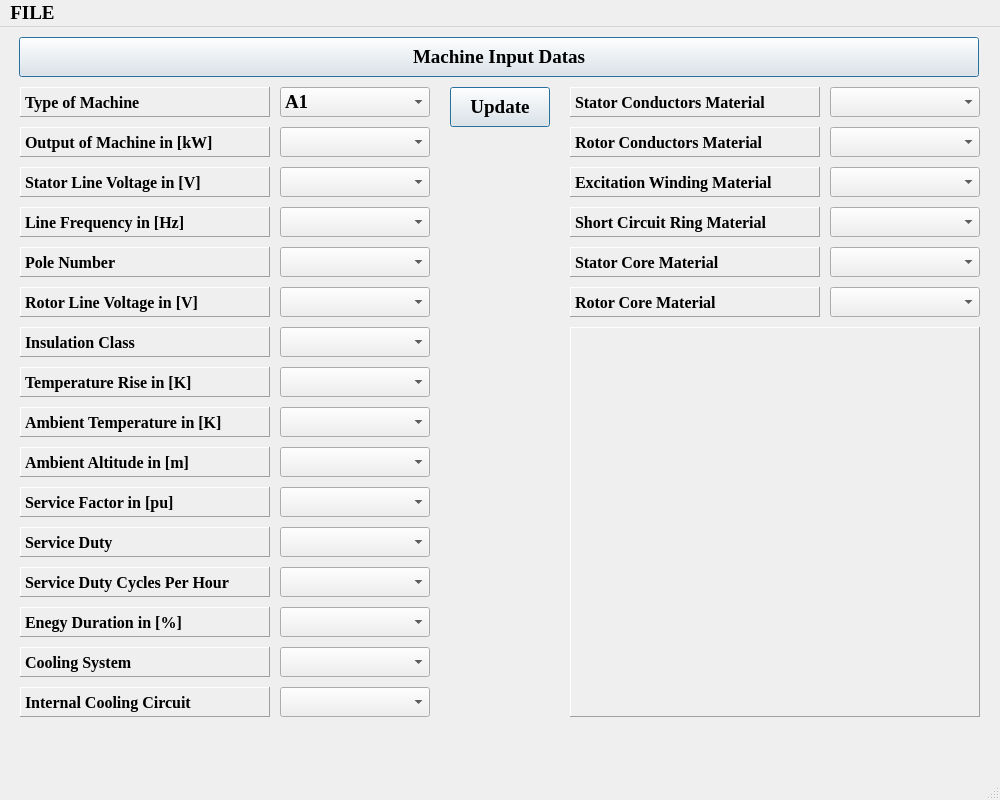
<?xml version="1.0" encoding="UTF-8"?>
<ui version="4.0">
 <author>moratelli</author>
 <class>Screen01</class>
 <widget class="QMainWindow" name="Screen01">
  <property name="enabled">
   <bool>true</bool>
  </property>
  <property name="geometry">
   <rect>
    <x>0</x>
    <y>0</y>
    <width>1000</width>
    <height>800</height>
   </rect>
  </property>
  <property name="font">
   <font>
    <family>Times New Roman</family>
    <pointsize>14</pointsize>
    <weight>75</weight>
    <bold>true</bold>
   </font>
  </property>
  <property name="windowTitle">
   <string>MainWindow</string>
  </property>
  <widget class="QWidget" name="centralwidget">
   <widget class="QPushButton" name="bt_MachineInputDatas">
    <property name="enabled">
     <bool>true</bool>
    </property>
    <property name="geometry">
     <rect>
      <x>19</x>
      <y>10</y>
      <width>960</width>
      <height>40</height>
     </rect>
    </property>
    <property name="font">
     <font>
      <family>Times New Roman</family>
      <pointsize>14</pointsize>
      <weight>75</weight>
      <bold>true</bold>
     </font>
    </property>
    <property name="text">
     <string>Machine Input Datas</string>
    </property>
    <property name="default">
     <bool>true</bool>
    </property>
   </widget>
   <widget class="QLabel" name="label01">
    <property name="geometry">
     <rect>
      <x>20</x>
      <y>60</y>
      <width>250</width>
      <height>30</height>
     </rect>
    </property>
    <property name="font">
     <font>
      <family>Times New Roman</family>
      <pointsize>12</pointsize>
      <weight>75</weight>
      <bold>true</bold>
     </font>
    </property>
    <property name="frameShape">
     <enum>QFrame::Panel</enum>
    </property>
    <property name="frameShadow">
     <enum>QFrame::Raised</enum>
    </property>
    <property name="text">
     <string>Type of Machine</string>
    </property>
   </widget>
   <widget class="QLabel" name="label02">
    <property name="geometry">
     <rect>
      <x>20</x>
      <y>100</y>
      <width>250</width>
      <height>30</height>
     </rect>
    </property>
    <property name="font">
     <font>
      <family>Times New Roman</family>
      <pointsize>12</pointsize>
      <weight>75</weight>
      <bold>true</bold>
     </font>
    </property>
    <property name="frameShape">
     <enum>QFrame::Panel</enum>
    </property>
    <property name="frameShadow">
     <enum>QFrame::Raised</enum>
    </property>
    <property name="text">
     <string>Output of Machine in [kW]</string>
    </property>
   </widget>
   <widget class="QComboBox" name="cbTypeMachine">
    <property name="geometry">
     <rect>
      <x>280</x>
      <y>60</y>
      <width>150</width>
      <height>30</height>
     </rect>
    </property>
    <item>
     <property name="text">
      <string>A1</string>
     </property>
    </item>
    <item>
     <property name="text">
      <string>A2</string>
     </property>
    </item>
    <item>
     <property name="text">
      <string>A3</string>
     </property>
    </item>
   </widget>
   <widget class="QComboBox" name="comboBox02">
    <property name="geometry">
     <rect>
      <x>280</x>
      <y>100</y>
      <width>150</width>
      <height>30</height>
     </rect>
    </property>
   </widget>
   <widget class="QComboBox" name="cbFrequency">
    <property name="geometry">
     <rect>
      <x>280</x>
      <y>180</y>
      <width>150</width>
      <height>30</height>
     </rect>
    </property>
   </widget>
   <widget class="QComboBox" name="comboBox03">
    <property name="geometry">
     <rect>
      <x>280</x>
      <y>140</y>
      <width>150</width>
      <height>30</height>
     </rect>
    </property>
   </widget>
   <widget class="QLabel" name="label04">
    <property name="geometry">
     <rect>
      <x>20</x>
      <y>180</y>
      <width>250</width>
      <height>30</height>
     </rect>
    </property>
    <property name="font">
     <font>
      <family>Times New Roman</family>
      <pointsize>12</pointsize>
      <weight>75</weight>
      <bold>true</bold>
     </font>
    </property>
    <property name="frameShape">
     <enum>QFrame::Panel</enum>
    </property>
    <property name="frameShadow">
     <enum>QFrame::Raised</enum>
    </property>
    <property name="text">
     <string>Line Frequency in [Hz]</string>
    </property>
   </widget>
   <widget class="QLabel" name="label003">
    <property name="geometry">
     <rect>
      <x>20</x>
      <y>140</y>
      <width>250</width>
      <height>30</height>
     </rect>
    </property>
    <property name="font">
     <font>
      <family>Times New Roman</family>
      <pointsize>12</pointsize>
      <weight>75</weight>
      <bold>true</bold>
     </font>
    </property>
    <property name="frameShape">
     <enum>QFrame::Panel</enum>
    </property>
    <property name="frameShadow">
     <enum>QFrame::Raised</enum>
    </property>
    <property name="text">
     <string>Stator Line Voltage in [V]</string>
    </property>
   </widget>
   <widget class="QComboBox" name="comboBox06">
    <property name="geometry">
     <rect>
      <x>280</x>
      <y>260</y>
      <width>150</width>
      <height>30</height>
     </rect>
    </property>
   </widget>
   <widget class="QComboBox" name="comboBox08">
    <property name="geometry">
     <rect>
      <x>280</x>
      <y>340</y>
      <width>150</width>
      <height>30</height>
     </rect>
    </property>
   </widget>
   <widget class="QLabel" name="label08">
    <property name="geometry">
     <rect>
      <x>20</x>
      <y>340</y>
      <width>250</width>
      <height>30</height>
     </rect>
    </property>
    <property name="font">
     <font>
      <family>Times New Roman</family>
      <pointsize>12</pointsize>
      <weight>75</weight>
      <bold>true</bold>
     </font>
    </property>
    <property name="frameShape">
     <enum>QFrame::Panel</enum>
    </property>
    <property name="frameShadow">
     <enum>QFrame::Raised</enum>
    </property>
    <property name="text">
     <string>Temperature Rise in [K]</string>
    </property>
   </widget>
   <widget class="QComboBox" name="cbPole">
    <property name="geometry">
     <rect>
      <x>280</x>
      <y>220</y>
      <width>150</width>
      <height>30</height>
     </rect>
    </property>
   </widget>
   <widget class="QLabel" name="label06">
    <property name="geometry">
     <rect>
      <x>20</x>
      <y>260</y>
      <width>250</width>
      <height>30</height>
     </rect>
    </property>
    <property name="font">
     <font>
      <family>Times New Roman</family>
      <pointsize>12</pointsize>
      <weight>75</weight>
      <bold>true</bold>
     </font>
    </property>
    <property name="frameShape">
     <enum>QFrame::Panel</enum>
    </property>
    <property name="frameShadow">
     <enum>QFrame::Raised</enum>
    </property>
    <property name="text">
     <string>Rotor Line Voltage in [V]</string>
    </property>
   </widget>
   <widget class="QComboBox" name="comboBox07">
    <property name="geometry">
     <rect>
      <x>280</x>
      <y>300</y>
      <width>150</width>
      <height>30</height>
     </rect>
    </property>
   </widget>
   <widget class="QLabel" name="label07">
    <property name="geometry">
     <rect>
      <x>20</x>
      <y>300</y>
      <width>250</width>
      <height>30</height>
     </rect>
    </property>
    <property name="font">
     <font>
      <family>Times New Roman</family>
      <pointsize>12</pointsize>
      <weight>75</weight>
      <bold>true</bold>
     </font>
    </property>
    <property name="frameShape">
     <enum>QFrame::Panel</enum>
    </property>
    <property name="frameShadow">
     <enum>QFrame::Raised</enum>
    </property>
    <property name="text">
     <string>Insulation Class</string>
    </property>
   </widget>
   <widget class="QLabel" name="label05">
    <property name="geometry">
     <rect>
      <x>20</x>
      <y>220</y>
      <width>250</width>
      <height>30</height>
     </rect>
    </property>
    <property name="font">
     <font>
      <family>Times New Roman</family>
      <pointsize>12</pointsize>
      <weight>75</weight>
      <bold>true</bold>
     </font>
    </property>
    <property name="frameShape">
     <enum>QFrame::Panel</enum>
    </property>
    <property name="frameShadow">
     <enum>QFrame::Raised</enum>
    </property>
    <property name="text">
     <string>Pole Number</string>
    </property>
   </widget>
   <widget class="QComboBox" name="comboBox10">
    <property name="geometry">
     <rect>
      <x>280</x>
      <y>420</y>
      <width>150</width>
      <height>30</height>
     </rect>
    </property>
   </widget>
   <widget class="QComboBox" name="comboBox13">
    <property name="geometry">
     <rect>
      <x>280</x>
      <y>540</y>
      <width>150</width>
      <height>30</height>
     </rect>
    </property>
   </widget>
   <widget class="QComboBox" name="comboBox12">
    <property name="geometry">
     <rect>
      <x>280</x>
      <y>500</y>
      <width>150</width>
      <height>30</height>
     </rect>
    </property>
   </widget>
   <widget class="QLabel" name="label12">
    <property name="geometry">
     <rect>
      <x>20</x>
      <y>500</y>
      <width>250</width>
      <height>30</height>
     </rect>
    </property>
    <property name="font">
     <font>
      <family>Times New Roman</family>
      <pointsize>12</pointsize>
      <weight>75</weight>
      <bold>true</bold>
     </font>
    </property>
    <property name="frameShape">
     <enum>QFrame::Panel</enum>
    </property>
    <property name="frameShadow">
     <enum>QFrame::Raised</enum>
    </property>
    <property name="text">
     <string>Service Duty</string>
    </property>
   </widget>
   <widget class="QComboBox" name="comboBox14">
    <property name="geometry">
     <rect>
      <x>280</x>
      <y>580</y>
      <width>150</width>
      <height>30</height>
     </rect>
    </property>
   </widget>
   <widget class="QComboBox" name="comboBox15">
    <property name="geometry">
     <rect>
      <x>280</x>
      <y>620</y>
      <width>150</width>
      <height>30</height>
     </rect>
    </property>
   </widget>
   <widget class="QComboBox" name="comboBox09">
    <property name="geometry">
     <rect>
      <x>280</x>
      <y>380</y>
      <width>150</width>
      <height>30</height>
     </rect>
    </property>
   </widget>
   <widget class="QComboBox" name="comboBox16">
    <property name="geometry">
     <rect>
      <x>280</x>
      <y>660</y>
      <width>150</width>
      <height>30</height>
     </rect>
    </property>
   </widget>
   <widget class="QLabel" name="label13">
    <property name="geometry">
     <rect>
      <x>20</x>
      <y>540</y>
      <width>250</width>
      <height>30</height>
     </rect>
    </property>
    <property name="font">
     <font>
      <family>Times New Roman</family>
      <pointsize>12</pointsize>
      <weight>75</weight>
      <bold>true</bold>
     </font>
    </property>
    <property name="frameShape">
     <enum>QFrame::Panel</enum>
    </property>
    <property name="frameShadow">
     <enum>QFrame::Raised</enum>
    </property>
    <property name="text">
     <string>Service Duty Cycles Per Hour</string>
    </property>
   </widget>
   <widget class="QLabel" name="label10">
    <property name="geometry">
     <rect>
      <x>20</x>
      <y>420</y>
      <width>250</width>
      <height>30</height>
     </rect>
    </property>
    <property name="font">
     <font>
      <family>Times New Roman</family>
      <pointsize>12</pointsize>
      <weight>75</weight>
      <bold>true</bold>
     </font>
    </property>
    <property name="frameShape">
     <enum>QFrame::Panel</enum>
    </property>
    <property name="frameShadow">
     <enum>QFrame::Raised</enum>
    </property>
    <property name="text">
     <string>Ambient Altitude in [m]</string>
    </property>
   </widget>
   <widget class="QLabel" name="label16">
    <property name="geometry">
     <rect>
      <x>20</x>
      <y>660</y>
      <width>250</width>
      <height>30</height>
     </rect>
    </property>
    <property name="font">
     <font>
      <family>Times New Roman</family>
      <pointsize>12</pointsize>
      <weight>75</weight>
      <bold>true</bold>
     </font>
    </property>
    <property name="frameShape">
     <enum>QFrame::Panel</enum>
    </property>
    <property name="frameShadow">
     <enum>QFrame::Raised</enum>
    </property>
    <property name="text">
     <string>Internal Cooling Circuit</string>
    </property>
   </widget>
   <widget class="QComboBox" name="comboBox11">
    <property name="geometry">
     <rect>
      <x>280</x>
      <y>460</y>
      <width>150</width>
      <height>30</height>
     </rect>
    </property>
   </widget>
   <widget class="QLabel" name="label11">
    <property name="geometry">
     <rect>
      <x>20</x>
      <y>460</y>
      <width>250</width>
      <height>30</height>
     </rect>
    </property>
    <property name="font">
     <font>
      <family>Times New Roman</family>
      <pointsize>12</pointsize>
      <weight>75</weight>
      <bold>true</bold>
     </font>
    </property>
    <property name="frameShape">
     <enum>QFrame::Panel</enum>
    </property>
    <property name="frameShadow">
     <enum>QFrame::Raised</enum>
    </property>
    <property name="text">
     <string>Service Factor in [pu]</string>
    </property>
   </widget>
   <widget class="QLabel" name="label09">
    <property name="geometry">
     <rect>
      <x>20</x>
      <y>380</y>
      <width>250</width>
      <height>30</height>
     </rect>
    </property>
    <property name="font">
     <font>
      <family>Times New Roman</family>
      <pointsize>12</pointsize>
      <weight>75</weight>
      <bold>true</bold>
     </font>
    </property>
    <property name="frameShape">
     <enum>QFrame::Panel</enum>
    </property>
    <property name="frameShadow">
     <enum>QFrame::Raised</enum>
    </property>
    <property name="text">
     <string>Ambient Temperature in [K]</string>
    </property>
   </widget>
   <widget class="QLabel" name="label14">
    <property name="geometry">
     <rect>
      <x>20</x>
      <y>580</y>
      <width>250</width>
      <height>30</height>
     </rect>
    </property>
    <property name="font">
     <font>
      <family>Times New Roman</family>
      <pointsize>12</pointsize>
      <weight>75</weight>
      <bold>true</bold>
     </font>
    </property>
    <property name="frameShape">
     <enum>QFrame::Panel</enum>
    </property>
    <property name="frameShadow">
     <enum>QFrame::Raised</enum>
    </property>
    <property name="text">
     <string>Enegy Duration in [%]</string>
    </property>
   </widget>
   <widget class="QLabel" name="label15">
    <property name="geometry">
     <rect>
      <x>20</x>
      <y>620</y>
      <width>250</width>
      <height>30</height>
     </rect>
    </property>
    <property name="font">
     <font>
      <family>Times New Roman</family>
      <pointsize>12</pointsize>
      <weight>75</weight>
      <bold>true</bold>
     </font>
    </property>
    <property name="frameShape">
     <enum>QFrame::Panel</enum>
    </property>
    <property name="frameShadow">
     <enum>QFrame::Raised</enum>
    </property>
    <property name="text">
     <string>Cooling System</string>
    </property>
   </widget>
   <widget class="QLabel" name="label21">
    <property name="geometry">
     <rect>
      <x>570</x>
      <y>260</y>
      <width>250</width>
      <height>30</height>
     </rect>
    </property>
    <property name="font">
     <font>
      <family>Times New Roman</family>
      <pointsize>12</pointsize>
      <weight>75</weight>
      <bold>true</bold>
     </font>
    </property>
    <property name="frameShape">
     <enum>QFrame::Panel</enum>
    </property>
    <property name="frameShadow">
     <enum>QFrame::Raised</enum>
    </property>
    <property name="text">
     <string>Rotor Core Material</string>
    </property>
   </widget>
   <widget class="QLabel" name="label12_2">
    <property name="geometry">
     <rect>
      <x>570</x>
      <y>140</y>
      <width>250</width>
      <height>30</height>
     </rect>
    </property>
    <property name="font">
     <font>
      <family>Times New Roman</family>
      <pointsize>12</pointsize>
      <weight>75</weight>
      <bold>true</bold>
     </font>
    </property>
    <property name="frameShape">
     <enum>QFrame::Panel</enum>
    </property>
    <property name="frameShadow">
     <enum>QFrame::Raised</enum>
    </property>
    <property name="text">
     <string>Excitation Winding Material</string>
    </property>
   </widget>
   <widget class="QLabel" name="label19">
    <property name="geometry">
     <rect>
      <x>570</x>
      <y>180</y>
      <width>250</width>
      <height>30</height>
     </rect>
    </property>
    <property name="font">
     <font>
      <family>Times New Roman</family>
      <pointsize>12</pointsize>
      <weight>75</weight>
      <bold>true</bold>
     </font>
    </property>
    <property name="frameShape">
     <enum>QFrame::Panel</enum>
    </property>
    <property name="frameShadow">
     <enum>QFrame::Raised</enum>
    </property>
    <property name="text">
     <string>Short Circuit Ring Material</string>
    </property>
   </widget>
   <widget class="QLabel" name="label20">
    <property name="geometry">
     <rect>
      <x>570</x>
      <y>220</y>
      <width>250</width>
      <height>30</height>
     </rect>
    </property>
    <property name="font">
     <font>
      <family>Times New Roman</family>
      <pointsize>12</pointsize>
      <weight>75</weight>
      <bold>true</bold>
     </font>
    </property>
    <property name="frameShape">
     <enum>QFrame::Panel</enum>
    </property>
    <property name="frameShadow">
     <enum>QFrame::Raised</enum>
    </property>
    <property name="text">
     <string>Stator Core Material</string>
    </property>
   </widget>
   <widget class="QComboBox" name="comboBox19">
    <property name="geometry">
     <rect>
      <x>830</x>
      <y>140</y>
      <width>150</width>
      <height>30</height>
     </rect>
    </property>
   </widget>
   <widget class="QComboBox" name="comboBox22">
    <property name="geometry">
     <rect>
      <x>830</x>
      <y>260</y>
      <width>150</width>
      <height>30</height>
     </rect>
    </property>
   </widget>
   <widget class="QLabel" name="label18">
    <property name="geometry">
     <rect>
      <x>570</x>
      <y>100</y>
      <width>250</width>
      <height>30</height>
     </rect>
    </property>
    <property name="font">
     <font>
      <family>Times New Roman</family>
      <pointsize>12</pointsize>
      <weight>75</weight>
      <bold>true</bold>
     </font>
    </property>
    <property name="frameShape">
     <enum>QFrame::Panel</enum>
    </property>
    <property name="frameShadow">
     <enum>QFrame::Raised</enum>
    </property>
    <property name="text">
     <string>Rotor Conductors Material</string>
    </property>
   </widget>
   <widget class="QLabel" name="label17">
    <property name="geometry">
     <rect>
      <x>570</x>
      <y>60</y>
      <width>250</width>
      <height>30</height>
     </rect>
    </property>
    <property name="font">
     <font>
      <family>Times New Roman</family>
      <pointsize>12</pointsize>
      <weight>75</weight>
      <bold>true</bold>
     </font>
    </property>
    <property name="frameShape">
     <enum>QFrame::Panel</enum>
    </property>
    <property name="frameShadow">
     <enum>QFrame::Raised</enum>
    </property>
    <property name="text">
     <string>Stator Conductors Material</string>
    </property>
   </widget>
   <widget class="QComboBox" name="comboBox20">
    <property name="geometry">
     <rect>
      <x>830</x>
      <y>180</y>
      <width>150</width>
      <height>30</height>
     </rect>
    </property>
   </widget>
   <widget class="QComboBox" name="comboBox17">
    <property name="geometry">
     <rect>
      <x>830</x>
      <y>60</y>
      <width>150</width>
      <height>30</height>
     </rect>
    </property>
   </widget>
   <widget class="QComboBox" name="comboBox21">
    <property name="geometry">
     <rect>
      <x>830</x>
      <y>220</y>
      <width>150</width>
      <height>30</height>
     </rect>
    </property>
   </widget>
   <widget class="QComboBox" name="comboBox18">
    <property name="geometry">
     <rect>
      <x>830</x>
      <y>100</y>
      <width>150</width>
      <height>30</height>
     </rect>
    </property>
   </widget>
   <widget class="QLabel" name="labelPicture01">
    <property name="geometry">
     <rect>
      <x>570</x>
      <y>300</y>
      <width>410</width>
      <height>390</height>
     </rect>
    </property>
    <property name="frameShape">
     <enum>QFrame::Panel</enum>
    </property>
    <property name="frameShadow">
     <enum>QFrame::Raised</enum>
    </property>
    <property name="text">
     <string/>
    </property>
    <property name="pixmap">
     <pixmap>../../resources/img/capa_programa_principal.png</pixmap>
    </property>
    <property name="alignment">
     <set>Qt::AlignCenter</set>
    </property>
   </widget>
   <widget class="QPushButton" name="bt_Update01">
    <property name="enabled">
     <bool>true</bool>
    </property>
    <property name="geometry">
     <rect>
      <x>450</x>
      <y>60</y>
      <width>100</width>
      <height>40</height>
     </rect>
    </property>
    <property name="font">
     <font>
      <family>Times New Roman</family>
      <pointsize>14</pointsize>
      <weight>75</weight>
      <bold>true</bold>
     </font>
    </property>
    <property name="text">
     <string>Update</string>
    </property>
    <property name="default">
     <bool>true</bool>
    </property>
   </widget>
  </widget>
  <widget class="QMenuBar" name="menubar">
   <property name="geometry">
    <rect>
     <x>0</x>
     <y>0</y>
     <width>1000</width>
     <height>28</height>
    </rect>
   </property>
   <widget class="QMenu" name="menuFILE">
    <property name="title">
     <string>FILE</string>
    </property>
    <addaction name="menu_teste"/>
    <addaction name="separator"/>
    <addaction name="menu_tela2"/>
   </widget>
   <addaction name="menuFILE"/>
  </widget>
  <widget class="QStatusBar" name="statusbar"/>
  <action name="menu_teste">
   <property name="text">
    <string>Apenas teste</string>
   </property>
  </action>
  <action name="menu_tela2">
   <property name="text">
    <string>Tela 2</string>
   </property>
  </action>
 </widget>
 <resources/>
 <connections/>
</ui>
